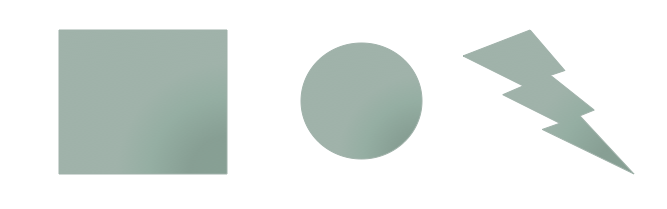
#> input picture veranos/tarea11/formas.png, 667 x 209 px
$ python similitud.py formas.png 5   (Python 2 division)
#> lines starting #> are read from the running program, lines starting #| are printed output that depends on the picture; after the words box and inside, x2 and y2 are one past the last pixel; in counts of white or black regions, pixels touching at a corner belong together
import Image
import ImageDraw
import sys
import math
import numpy
import random

def sobel():
  '''Mascara de convolucion: Sobel. '''
  return ([[-1, 0, 1], [-2, 0, 2], [-1, 0, 1]], \
      [[1, 2, 1], [0, 0, 0], [-1, -2, -1]])

def obtenerVecinos(x, y, ancho, alto, pixeles):
  '''
    Recibe el pixel actual(x,y), las dimensiones de la imagen y
      los pixeles de la imagen de la cual obtenemos los vecinos.
      Regresa una matriz de 3*3 con los vecinos del pixel, en caso
      de no tener un vecino el campo se llena(por default) con cero.
  '''
  vecindad = numpy.zeros((3,3))
  for my in range(y-1, y+2):
    for mx in range(x-1, x+2):
      if mx >= 0 and my >= 0 and mx < ancho and my < alto:
        # asignamos el vecino a la matriz
        vecindad[mx-(x-1), my-(y-1)] = pixeles[mx, my][1]
  return vecindad

class Imagen(object):
  def __init__(self, nombreImagen):
#> called with nombreImagen = 'formas.png'
    self.imagen = Image.open(nombreImagen)
#> self.imagen is the input picture: PIL image 667x209 RGB; mean R, G, B 224.6, 230.8, 228
    self.pixeles = self.imagen.load()
    self.ancho = self.imagen.size[0]
#> self.ancho = 667
    self.alto = self.imagen.size[1]
#> self.alto = 209
    print self.imagen.format, self.imagen.size, self.imagen.mode
#| PNG (667, 209) RGB

class AdministradorImagen(object):
  def __init__(self, imagen):
    self.obIma = imagen
    self._objetos = list()

  def aplicarConvolucion(self, mascara, mascara2=[]):
    print 'Aplicando convolucion sobre la imagen original...'

    # creamos una nueva imagen para no modificar la imagen original
    nuevaImagen = Image.new("RGB", (self.obIma.ancho, self.obIma.alto))
#> nuevaImagen: PIL image 667x209 RGB; every value is 0
    newPixeles = nuevaImagen.load()

    if not mascara2: # recive una sola mascara
      for x in range(self.obIma.ancho):
        for y in range(self.obIma.alto):
          R = G = B = 0
          # obtenemos todos los vecinos de pixel actual
          for mx in xrange(x-1, x+2):
            for my in xrange(y-1, y+2):
              if mx>=0 and my>=0 and mx<self.obIma.ancho and my<self.obIma.alto:
                R += mascara[mx - (x-1)][my - (y-1)] * self.obIma.pixeles[mx, my][0]
                G += mascara[mx - (x-1)][my - (y-1)] * self.obIma.pixeles[mx, my][1]
                B += mascara[mx - (x-1)][my - (y-1)] * self.obIma.pixeles[mx, my][2]
          newPixeles[x, y] = (R, G, B)
    else:
      for x in range(self.obIma.ancho):
        for y in range(self.obIma.alto):
          # obtenemos todos los vecinos de pixel actual
          vecindad = obtenerVecinos(x, y, self.obIma.ancho, self.obIma.alto, self.obIma.pixeles)
          gx = sum(sum(vecindad * mascara)) # multiplicamos matrices para obtener los gradientes en x
          gy = sum(sum(vecindad * mascara2)) # multiplicamos matrices para obtener los gradientes en y

          xm = (gx ** 2) # pitagoras
          ym = (gy ** 2) # pitagoras
          nuevoPixel = int(math.sqrt(xm + ym)) # pitagoras

          if nuevoPixel > 255:
            nuevoPixel = 255
          if nuevoPixel < 0:
            nuevoPixel = 0

          newPixeles[x, y] = (nuevoPixel, nuevoPixel, nuevoPixel)

    nuevaImagen.show() # mostramos en ventana
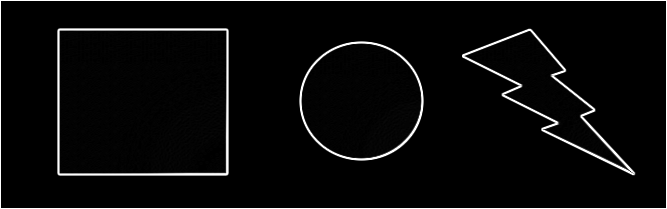
#> shown: PIL image 667x209 RGB; min 0, max 255, mean 10.3
    nuevaImagen.save('SalidaConvolucion.png') # guardamos el archivo
    print 'LISTO'
    return nuevaImagen


  def aplicarBinarizacion(self, imagenBase, RANGO):
#> called with RANGO = 5
    print 'Aplicando binarizacion...'

    pixelesBase = imagenBase.load()
    # creamos una copia para no modificar la imagen original
    nuevaImagen = Image.new('RGB', (self.obIma.ancho, self.obIma.alto))
    newPixeles = nuevaImagen.load()

    for x in range(self.obIma.ancho):
      for y in range(self.obIma.alto):
        # 0 = NEGRO || 255 = BLANCO
        nuevoPixel = (0, 255)[min(pixelesBase[x,y]) > RANGO] # operador ternario
        newPixeles[x, y] = (nuevoPixel, nuevoPixel, nuevoPixel)

    nuevaImagen.show() # mostramos en ventana
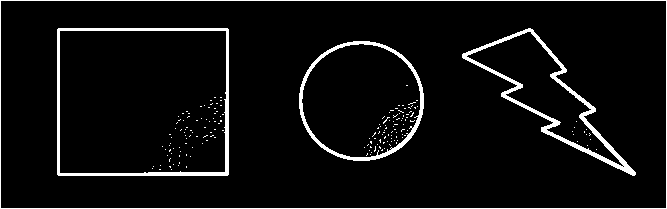
#> shown: PIL image 667x209 RGB; 5.5% white; 174 white regions (170 under 20 px), largest, box (x1, y1, x2, y2) and area: (462, 28, 636, 176) 2146, (57, 28, 229, 176) 2040, (0, 0, 667, 209) 1748, (299, 41, 424, 161) 1418
    nuevaImagen.save('SalidaBinarizacion.png') # guardamos el archivo
    print 'LISTO'
    return nuevaImagen

  def buscarObjetos(self, imagenBase, pixel='negro'):
#> called with pixel = 'blanco'
      print 'Buscando objetos...'

      # como este metodo se llama varias veces hay que asegurarnos que
      # la lista ._objetos este vacia en caso contrario vaciarla
      if self._objetos:
        self._objetos = list() # la lista contiene algo. La reiniciamos

      w = self.obIma.ancho
      h = self.obIma.alto

      imagenCopia = imagenBase.copy()
      tempPix = imagenCopia.load()

      # 0 = negro || 255 = blanco
      if pixel == 'blanco': # pixel a buscar
        objeto = (255, 255, 255)
      else:
        objeto = (0, 0, 0)

      print '    Buscando pixeles', pixel +'s'

      pixelesCola = list()
      pixelesVisitados = dict()

      for x in range(w): # cliclo principal
        for y in range(h): # ciclo principal
          # buscamos el primer pixel para agregarlo como candidato
          if objeto == tempPix[x,y]:
            pixelesCola.append((x,y)) # agregamos el candidato a la cola

            masa = list() # el objeto que se forma con el candidato
            while pixelesCola > 0:
              try:
                pixelesActual = pixelesCola[0] # asignos el candidato a analizar
                pixelesVisitados[x, y] = True # agreamos a visitados
              except:
                break # ya no hay elementos
              # recorremos sus vecinos
              for mx in range(pixelesActual[0]-1, pixelesActual[0]+2):
                for my in range(pixelesActual[1]-1, pixelesActual[1]+2):
                  # aseguramos que sea igual al objeto a buscar, que no este
                  # en la cola y que no se haya visitado mas aparte que no salga
                  # de las dimensiones de la imagen
                  if mx>=0 and my>=0 and mx<w and my<h\
                     and tempPix[mx, my] == objeto\
                       and (mx, my) not in pixelesCola\
                        and not pixelesVisitados.has_key((mx, my)):
                      pixelesCola.append((mx, my)) #agreamos el vecino a la cola
                      pixelesVisitados[mx, my] = True # agreamos visitados
              masa.append(pixelesCola.pop(0)) # borramos el candidato analizado
            self._objetos.append(masa)

            nuevoColor = random.randrange(0,255)
            nuevoColor2 = random.randrange(0,255)
            nuevoColor3 = random.randrange(0,255)
            for pixel in masa: # pintamos
              tempPix[pixel] = (nuevoColor, nuevoColor2, nuevoColor3)

      imagenCopia.show() # mostramos en ventana
      imagenCopia.save('SalidaObjetos.png') # guardamos el archivo
      print 'LISTO'

  def calcularDimensiones(self, objeto, imagen, mensaje=''):
    # Recibe un objeto y en el busca sus coordenadas minimas/maximas en eje x, eje y
    # y una imagen en la cual dibujamos los resultados(lineas)

    w = self.obIma.ancho
    h = self.obIma.alto

    draw = ImageDraw.Draw(imagen) # creamos un objeto para dibujar

    minX = w
    maxX = 0
    minY = h
    maxY = 0

    # recorremos el objeto que queremos encerrar
    for x,y in objeto:
      if x < minX:
        minX = x
      if x > maxX:
        maxX = x
      if y < minY:
        minY = y
      if y > maxY:
        maxY = y

    puntoCentro = (minX+maxX)/2, (minY+maxY)/2 # centro del objeto
    radio = puntoCentro[0] - minX
    draw.ellipse((minX-radio, minY-radio, maxX+radio, maxY+radio), outline ='red')


  def detectarSimilitud(self, imagenBase):
      self._objetos = self._objetos[1:] # eliminamos el marco de la imagen

      imagenCopia = imagenBase.copy()
      tempPix = imagenCopia.load()

      for i in self._objetos:
        self.calcularDimensiones(imagenCopia)

      return


def main(nombreImagen, rangoBinarizacion):
  im = Imagen(nombreImagen)
  ad = AdministradorImagen(im)

  #Mascaras de convolucion
  mascaraX, mascaraY = sobel() # cargamos la mascara, tiene que ser de 3x3

  imaGradienteXY = ad.aplicarConvolucion(mascaraX, mascaraY)

  # aplicar binarizacion
  imaBinarizada = ad.aplicarBinarizacion(imaGradienteXY, rangoBinarizacion)

  # detectar objetos
  # pixel = de que color son los objetos a buscar
  # 'blanco' = bordes || 'negro' = cosas que no sean bordes
  ad.buscarObjetos(imaBinarizada, pixel='blanco') # le mandamos la imagen
                                                  # y el color del pixel a buscar

  # detectar circulos
  imSimilitud = ad.detectarSimilitud(imaBinarizada)

######## PARAMATROS DEL PROGRAMA #######
# [1] =(string) nombre de la imagen
# [2] = (int) rango de binarizacion - numero entre 0-255(mientras mas bajo bordes mas gruesos)
########################################
#> (the run stopped early here; a loop or call above may not have finished)
